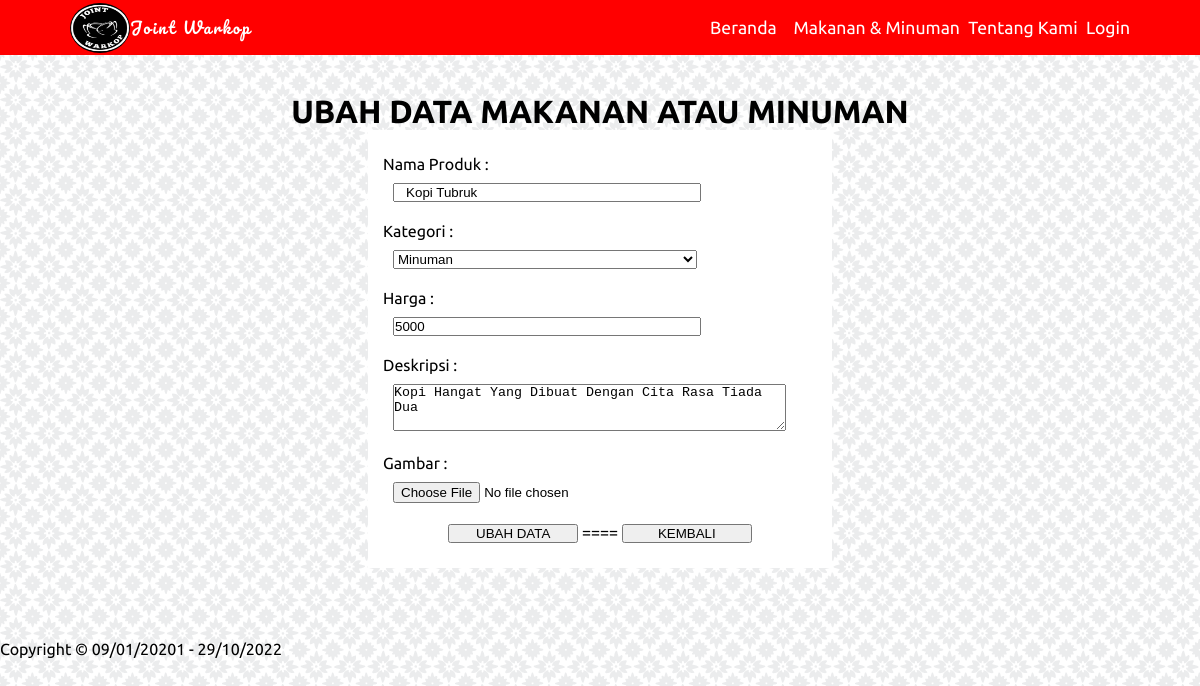
/admin/ubah.php?id=1, run on the app's committed database.
### tables this page shows
CREATE TABLE `sedia` (
  `id_sedia` int(5) NOT NULL AUTO_INCREMENT,
  `nama` varchar(50) DEFAULT NULL,
  `kategori` enum('Makanan','Minuman') DEFAULT NULL,
  `harga` int(10) DEFAULT NULL,
  `dskp` varchar(200) DEFAULT NULL,
  `gambar` varchar(50) DEFAULT NULL,
  PRIMARY KEY (`id_sedia`)
);

### function.php (called while the page is built, shortened)
<?php
$conn = mysqli_connect("localhost", "root", "", "jointwarkop");
function query($query){
	global  $conn;
	$result = mysqli_query($conn, $query);
	$rows = [];
	while ( $row = mysqli_fetch_assoc($result) ) {
		$rows[] = $row;
	}
	return $rows;
}
?>

### admin/ubah.php (the view, shortened to what this page needs)
<?php
require '../function.php';
$id = $_GET["id"];
$sedia = query("SELECT * FROM sedia WHERE id_sedia = $id")[0];
?>
<!DOCTYPE html>
<html>
<head>
	<link rel="stylesheet" type="text/css" href="../style.css">
</head>
<body>
	<nav>
		<div class="logo">
			<img class="glogo" src="../gambar/logo.jpg" align="left" usemap="#Home"> <p><a href="index.php">Joint Warkop</a></p>
		</div>
		<ul>
			<li><a href="index.php"> Beranda </li>
			<li><a href="mkmn.php"> Makanan & Minuman </a></li>
			<li><a href="tentang.php"> Tentang Kami </a></li>
			<li><a href="../login.php"> Login </a></li>
		</ul>
	</nav>
	<br>
  <div class="konten" align="center">
	<h1>UBAH DATA MAKANAN ATAU MINUMAN</h1>
	<form action="" method="post" enctype="multipart/form-data">
	<table border="0" cellpadding="10" cellspacing="5" style="background-color: white; width: 40%; padding: 10px;">
		<tr>
			<td style="text-align: left;">
			<ul style="list-style: none;">
			<li style="margin: 10px 0;">
				<label for="nama"> Nama Produk : </label> <br>
				<input type="text" name="nama" id="nama" required autocomplete="off" style="margin: 10px; width: 70%; " value=" <?= $sedia["nama"] ?> ">
			</li>
			<li style="margin: 10px 0;">
				<label for="kategori"> Kategori : </label><br>
				 <select name="kategori" id="kategori" style="width: 70%; margin: 10px;" value=">
				 	 <?= $sedia["kategori"] ?> "
					<option value="Makanan">Makanan</option>
					<option value="Minuman">Minuman</option>
				 </select>
			</li>
			<li style="margin: 10px 0;">
				<label for="harga"> Harga : </label><br>
				<input type="number" name="harga" id="harga" required autocomplete="off" value= <?= $sedia["harga"] ?>  style="margin: 10px; width: 70%;" >
			</li>
			<li style="margin-top: 0;">
				<label for="dskp"> Deskripsi : </label><br>
				<textarea name="dskp" id="dskp" rows="3" cols="47"   style="margin: 10px;"><?= $sedia["dskp"] ?></textarea>
			</li>
			<li style="margin: 10px 0;">
				<label for="gambar"> Gambar : </label><br>
				<input type="file" name="gambar" id="gambar" autocomplete="off" value="<?=$sedia["gambar"]?> " style="margin: 10px; width: 70%;">
			</li>
			<li style="margin: 10px 0;  text-align: center;">
				<button type="submit" name="submit" style="width: 30%;"> UBAH DATA </button> ====
				<button type="submit" name="submit" style="width: 30%; "><a href="mkmn.php" style="text-decoration: none; color: black;"> KEMBALI </a></button>
			</li>
		</ul>
		</td>
	</tr>
	</table>
	</form>
</div>
<div class="footer">
	<br><br><br><br>
	Copyright &copy; 09/01/20201 - <?php echo date("d/m/Y"); ?>
</div>
</body>
</html>

### style.css (style rules this page uses)
* { margin: 0; padding: 0; }
body { font-family: 'Ubuntu', sans-serif; background-color: white; background-image: url(gambar/moroccan-flower.png); }
nav { display: flex; background-color: red; justify-content: space-around; color: white; height: 55px; align-items: center; }
nav .logo { font-family: 'Pacifico', cursive; letter-spacing: 2px; width: 500px; }
p { padding-top: 10px; }
p a { text-decoration: none; color: white; }
nav .glogo { width: 60px; height: 50px; border-radius: 50%; }
nav ul { display: flex; list-style: none; width: 35%; justify-content: space-between; }
nav ul li a { color: white; text-decoration: none; font-size: 1.1em; }
.konten { margin-top: 20px; margin-left: 20px; margin-right: 20px; }
.footer { bottom: 0px; }
td { text-align: center; vertical-align: middle; text-decoration-style: bold; }

### data on the page
sedia: nama "Kopi Tubruk", kategori "Minuman", harga "5000", dskp "Kopi Hangat Yang Dibuat Dengan Cita Rasa Tiada Dua"
